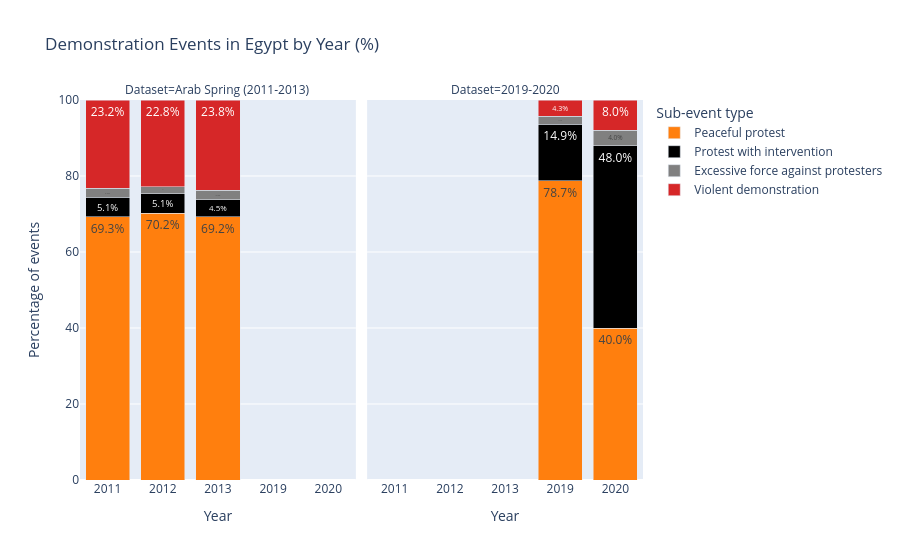

The cell this chart's notebook holds for it:
### Code cell
# Demonstration events in Egypt by year (percentage), split by dataset
import pandas as pd
import plotly.express as px

subtypes = [
    'Peaceful protest',
    'Protest with intervention',
    'Excessive force against protesters',
    'Violent demonstration'
]

subtype_colors = {
    'Peaceful protest': '#ff7f0e',
    'Protest with intervention': '#000000',
    'Excessive force against protesters': '#808080',
    'Violent demonstration': '#d62728'
}

records = []
for dataset_name, df in [
    ('Arab Spring (2011-2013)', df_egypt2011_clean),
    ('2019-2020', df_alsisi_clean)
]:
    sub_col = 'sub_event_type' if 'sub_event_type' in df.columns else 'SUB_EVENT_TYPE'
    date_col = 'event_date' if 'event_date' in df.columns else 'EVENT_DATE'

    work = df[[sub_col, date_col]].copy()
    work[date_col] = pd.to_datetime(work[date_col], errors='coerce')
    work = work.dropna(subset=[date_col])
    work = work[work[sub_col].isin(subtypes)].copy()
    work['year'] = work[date_col].dt.year.astype(str)

    yearly_counts = (
        work.groupby(['year', sub_col])
        .size()
        .rename('count')
        .reset_index()
        .rename(columns={sub_col: 'sub_event_type'})
    )

    if yearly_counts.empty:
        continue

    yearly_totals = yearly_counts.groupby('year')['count'].sum().rename('year_total').reset_index()
    yearly_counts = yearly_counts.merge(yearly_totals, on='year', how='left')
    yearly_counts['percent'] = (yearly_counts['count'] / yearly_counts['year_total']) * 100
    yearly_counts['dataset'] = dataset_name

    records.append(yearly_counts[['dataset', 'year', 'sub_event_type', 'percent']])

if not records:
    print('No valid yearly subtype data found for plotting.')
else:
    plot_df_year_pct = pd.concat(records, ignore_index=True)

    fig = px.bar(
        plot_df_year_pct,
        x='year',
        y='percent',
        color='sub_event_type',
        barmode='stack',
        facet_col='dataset',
        category_orders={
            'sub_event_type': subtypes,
            'dataset': ['Arab Spring (2011-2013)', '2019-2020']
        },
        color_discrete_map=subtype_colors,
        title='Demonstration Events in Egypt by Year (%)',
        labels={
            'year': 'Year',
            'percent': 'Percentage of events',
            'sub_event_type': 'Sub-event type',
            'dataset': 'Dataset'
        }
    )
    fig.update_yaxes(range=[0, 100])
    fig.update_layout(legend_title_text='Sub-event type')
    fig.show()

### Figure 1 — Plotly figure (JSON) as saved in the notebook; plotly's stock layout.template omitted (floating-point values rounded to 4 significant figures)
{"data": [{"hovertemplate": "Sub-event type=Peaceful protest<br>Dataset=Arab Spring (2011-2013)<br>Year=%{x}<br>Percentage of events=%{y}<extra></extra>", "legendgroup": "Peaceful protest", "marker": {"color": "#ff7f0e", "pattern": {"shape": ""}}, "name": "Peaceful protest", "orientation": "v", "showlegend": true, "textposition": "inside", "texttemplate": "%{y:.1f}%", "type": "bar", "x": ["2011", "2012", "2013"], "xaxis": "x", "y": [69.25, 70.22, 69.21], "yaxis": "y"}, {"hovertemplate": "Sub-event type=Peaceful protest<br>Dataset=2019-2020<br>Year=%{x}<br>Percentage of events=%{y}<extra></extra>", "legendgroup": "Peaceful protest", "marker": {"color": "#ff7f0e", "pattern": {"shape": ""}}, "name": "Peaceful protest", "orientation": "v", "showlegend": false, "textposition": "inside", "texttemplate": "%{y:.1f}%", "type": "bar", "x": ["2019", "2020"], "xaxis": "x2", "y": [78.72, 40.0], "yaxis": "y2"}, {"hovertemplate": "Sub-event type=Protest with intervention<br>Dataset=Arab Spring (2011-2013)<br>Year=%{x}<br>Percentage of events=%{y}<extra></extra>", "legendgroup": "Protest with intervention", "marker": {"color": "#000000", "pattern": {"shape": ""}}, "name": "Protest with intervention", "orientation": "v", "showlegend": true, "textposition": "inside", "texttemplate": "%{y:.1f}%", "type": "bar", "x": ["2011", "2012", "2013"], "xaxis": "x", "y": [5.139, 5.147, 4.54], "yaxis": "y"}, {"hovertemplate": "Sub-event type=Protest with intervention<br>Dataset=2019-2020<br>Year=%{x}<br>Percentage of events=%{y}<extra></extra>", "legendgroup": "Protest with intervention", "marker": {"color": "#000000", "pattern": {"shape": ""}}, "name": "Protest with intervention", "orientation": "v", "showlegend": false, "textposition": "inside", "texttemplate": "%{y:.1f}%", "type": "bar", "x": ["2019", "2020"], "xaxis": "x2", "y": [14.89, 48.0], "yaxis": "y2"}, {"hovertemplate": "Sub-event type=Excessive force against protesters<br>Dataset=Arab Spring (2011-2013)<br>Year=%{x}<br>Percentage of events=%{y}<extra></extra>", "legendgroup": "Excessive force against protesters", "marker": {"color": "#808080", "pattern": {"shape": ""}}, "name": "Excessive force against protesters", "orientation": "v", "showlegend": true, "textposition": "inside", "texttemplate": "%{y:.1f}%", "type": "bar", "x": ["2011", "2012", "2013"], "xaxis": "x", "y": [2.439, 1.838, 2.436], "yaxis": "y"}, {"hovertemplate": "Sub-event type=Excessive force against protesters<br>Dataset=2019-2020<br>Year=%{x}<br>Percentage of events=%{y}<extra></extra>", "legendgroup": "Excessive force against protesters", "marker": {"color": "#808080", "pattern": {"shape": ""}}, "name": "Excessive force against protesters", "orientation": "v", "showlegend": false, "textposition": "inside", "texttemplate": "%{y:.1f}%", "type": "bar", "x": ["2019", "2020"], "xaxis": "x2", "y": [2.128, 4.0], "yaxis": "y2"}, {"hovertemplate": "Sub-event type=Violent demonstration<br>Dataset=Arab Spring (2011-2013)<br>Year=%{x}<br>Percentage of events=%{y}<extra></extra>", "legendgroup": "Violent demonstration", "marker": {"color": "#d62728", "pattern": {"shape": ""}}, "name": "Violent demonstration", "orientation": "v", "showlegend": true, "textposition": "inside", "texttemplate": "%{y:.1f}%", "type": "bar", "x": ["2011", "2012", "2013"], "xaxis": "x", "y": [23.17, 22.79, 23.81], "yaxis": "y"}, {"hovertemplate": "Sub-event type=Violent demonstration<br>Dataset=2019-2020<br>Year=%{x}<br>Percentage of events=%{y}<extra></extra>", "legendgroup": "Violent demonstration", "marker": {"color": "#d62728", "pattern": {"shape": ""}}, "name": "Violent demonstration", "orientation": "v", "showlegend": false, "textposition": "inside", "texttemplate": "%{y:.1f}%", "type": "bar", "x": ["2019", "2020"], "xaxis": "x2", "y": [4.255, 8.0], "yaxis": "y2"}], "layout": {"annotations": [{"font": {}, "showarrow": false, "text": "Dataset=Arab Spring (2011-2013)", "x": 0.245, "xanchor": "center", "xref": "paper", "y": 1, "yanchor": "bottom", "yref": "paper"}, {"font": {}, "showarrow": false, "text": "Dataset=2019-2020", "x": 0.755, "xanchor": "center", "xref": "paper", "y": 1, "yanchor": "bottom", "yref": "paper"}], "barmode": "stack", "legend": {"title": {"text": "Sub-event type"}, "tracegroupgap": 0}, "title": {"text": "Demonstration Events in Egypt by Year (%)"}, "xaxis": {"anchor": "y", "domain": [0, 0.49], "title": {"text": "Year"}}, "xaxis2": {"anchor": "y2", "domain": [0.51, 1], "matches": "x", "title": {"text": "Year"}}, "yaxis": {"anchor": "x", "domain": [0, 1], "range": [0, 100], "title": {"text": "Percentage of events"}}, "yaxis2": {"anchor": "x2", "domain": [0, 1], "matches": "y", "range": [0, 100], "showticklabels": false}}}
